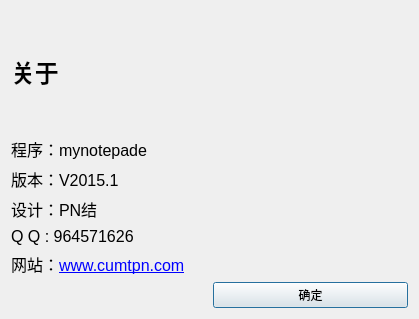
<?xml version="1.0" encoding="UTF-8"?>
<ui version="4.0">
 <class>Dialog</class>
 <widget class="QDialog" name="Dialog">
  <property name="geometry">
   <rect>
    <x>0</x>
    <y>0</y>
    <width>419</width>
    <height>319</height>
   </rect>
  </property>
  <property name="windowTitle">
   <string>Dialog</string>
  </property>
  <layout class="QGridLayout" name="gridLayout">
   <item row="0" column="0">
    <widget class="QLabel" name="label">
     <property name="font">
      <font>
       <pointsize>18</pointsize>
       <weight>75</weight>
       <bold>true</bold>
      </font>
     </property>
     <property name="text">
      <string>关于</string>
     </property>
    </widget>
   </item>
   <item row="2" column="1">
    <widget class="QPushButton" name="pushButton">
     <property name="text">
      <string>确定</string>
     </property>
    </widget>
   </item>
   <item row="1" column="0">
    <layout class="QVBoxLayout" name="verticalLayout">
     <item>
      <widget class="QLabel" name="label_2">
       <property name="font">
        <font>
         <pointsize>12</pointsize>
        </font>
       </property>
       <property name="text">
        <string>程序：mynotepade</string>
       </property>
      </widget>
     </item>
     <item>
      <widget class="QLabel" name="label_4">
       <property name="font">
        <font>
         <pointsize>12</pointsize>
        </font>
       </property>
       <property name="text">
        <string>版本：V2015.1</string>
       </property>
      </widget>
     </item>
     <item>
      <widget class="QLabel" name="label_3">
       <property name="font">
        <font>
         <pointsize>12</pointsize>
        </font>
       </property>
       <property name="text">
        <string>设计：PN结</string>
       </property>
      </widget>
     </item>
     <item>
      <widget class="QLabel" name="label_6">
       <property name="font">
        <font>
         <pointsize>12</pointsize>
        </font>
       </property>
       <property name="text">
        <string>Q Q : 964571626</string>
       </property>
      </widget>
     </item>
     <item>
      <widget class="QLabel" name="label_5">
       <property name="font">
        <font>
         <pointsize>12</pointsize>
        </font>
       </property>
       <property name="text">
        <string>&lt;html&gt;&lt;head/&gt;&lt;body&gt;&lt;p&gt;网站：&lt;a href=&quot;www.cumtpn.com&quot;&gt;&lt;span style=&quot; text-decoration: underline; color:#0000ff;&quot;&gt;www.cumtpn.com&lt;/span&gt;&lt;/a&gt;&lt;/p&gt;&lt;/body&gt;&lt;/html&gt;</string>
       </property>
      </widget>
     </item>
    </layout>
   </item>
  </layout>
 </widget>
 <resources/>
 <connections/>
</ui>
